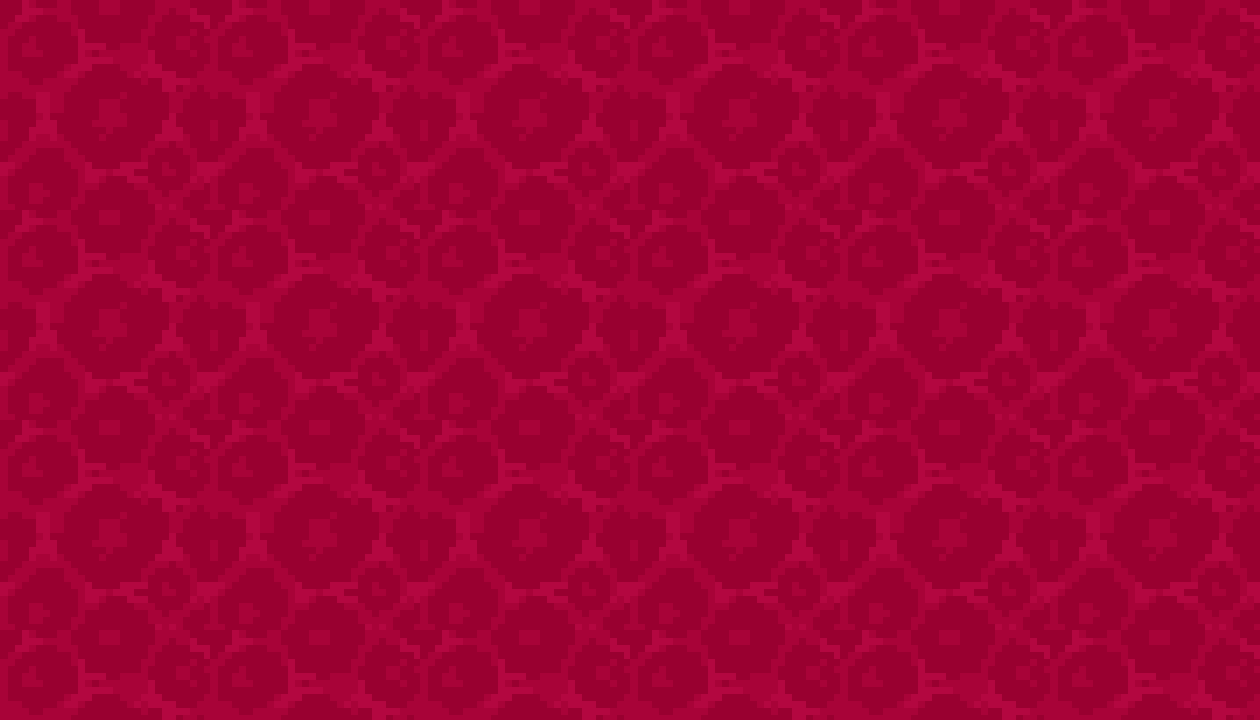

A level layout from a 2D game, rendered from its tile map. Below: a short description, then the map file with its tile-grid data intact:
An orthogonal 42x24 tile map with 30x30 px tiles, 1 tile layer (Camada de Tiles 1).

<map version="1.4" tiledversion="1.4.0" orientation="orthogonal" renderorder="right-down" width="42" height="24" tilewidth="30" tileheight="30" infinite="0" nextlayerid="2" nextobjectid="1">
 <tileset firstgid="1" source="map_extruded.tsx" />
 <layer id="1" name="Camada de Tiles 1" width="42" height="24">
  <data encoding="csv">
1,2,3,4,5,6,7,1,2,3,4,5,6,7,1,2,3,4,5,6,7,1,2,3,4,5,6,7,1,2,3,4,5,6,7,1,2,3,4,5,6,7,
8,9,10,11,12,13,14,8,9,10,11,12,13,14,8,9,10,11,12,13,14,8,9,10,11,12,13,14,8,9,10,11,12,13,14,8,9,10,11,12,13,14,
15,16,17,18,19,20,21,15,16,17,18,19,20,21,15,16,17,18,19,20,21,15,16,17,18,19,20,21,15,16,17,18,19,20,21,15,16,17,18,19,20,21,
22,23,24,25,26,27,28,22,23,24,25,26,27,28,22,23,24,25,26,27,28,22,23,24,25,26,27,28,22,23,24,25,26,27,28,22,23,24,25,26,27,28,
29,30,31,32,33,34,35,29,30,31,32,33,34,35,29,30,31,32,33,34,35,29,30,31,32,33,34,35,29,30,31,32,33,34,35,29,30,31,32,33,34,35,
36,37,38,39,40,41,42,36,37,38,39,40,41,42,36,37,38,39,40,41,42,36,37,38,39,40,41,42,36,37,38,39,40,41,42,36,37,38,39,40,41,42,
43,44,45,46,47,48,49,43,44,45,46,47,48,49,43,44,45,46,47,48,49,43,44,45,46,47,48,49,43,44,45,46,47,48,49,43,44,45,46,47,48,49,
1,2,3,4,5,6,7,1,2,3,4,5,6,7,1,2,3,4,5,6,7,1,2,3,4,5,6,7,1,2,3,4,5,6,7,1,2,3,4,5,6,7,
8,9,10,11,12,13,14,8,9,10,11,12,13,14,8,9,10,11,12,13,14,8,9,10,11,12,13,14,8,9,10,11,12,13,14,8,9,10,11,12,13,14,
15,16,17,18,19,20,21,15,16,17,18,19,20,21,15,16,17,18,19,20,21,15,16,17,18,19,20,21,15,16,17,18,19,20,21,15,16,17,18,19,20,21,
22,23,24,25,26,27,28,22,23,24,25,26,27,28,22,23,24,25,26,27,28,22,23,24,25,26,27,28,22,23,24,25,26,27,28,22,23,24,25,26,27,28,
29,30,31,32,33,34,35,29,30,31,32,33,34,35,29,30,31,32,33,34,35,29,30,31,32,33,34,35,29,30,31,32,33,34,35,29,30,31,32,33,34,35,
36,37,38,39,40,41,42,36,37,38,39,40,41,42,36,37,38,39,40,41,42,36,37,38,39,40,41,42,36,37,38,39,40,41,42,36,37,38,39,40,41,42,
43,44,45,46,47,48,49,43,44,45,46,47,48,49,43,44,45,46,47,48,49,43,44,45,46,47,48,49,43,44,45,46,47,48,49,43,44,45,46,47,48,49,
1,2,3,4,5,6,7,1,2,3,4,5,6,7,1,2,3,4,5,6,7,1,2,3,4,5,6,7,1,2,3,4,5,6,7,1,2,3,4,5,6,7,
8,9,10,11,12,13,14,8,9,10,11,12,13,14,8,9,10,11,12,13,14,8,9,10,11,12,13,14,8,9,10,11,12,13,14,8,9,10,11,12,13,14,
15,16,17,18,19,20,21,15,16,17,18,19,20,21,15,16,17,18,19,20,21,15,16,17,18,19,20,21,15,16,17,18,19,20,21,15,16,17,18,19,20,21,
22,23,24,25,26,27,28,22,23,24,25,26,27,28,22,23,24,25,26,27,28,22,23,24,25,26,27,28,22,23,24,25,26,27,28,22,23,24,25,26,27,28,
29,30,31,32,33,34,35,29,30,31,32,33,34,35,29,30,31,32,33,34,35,29,30,31,32,33,34,35,29,30,31,32,33,34,35,29,30,31,32,33,34,35,
36,37,38,39,40,41,42,36,37,38,39,40,41,42,36,37,38,39,40,41,42,36,37,38,39,40,41,42,36,37,38,39,40,41,42,36,37,38,39,40,41,42,
43,44,45,46,47,48,49,43,44,45,46,47,48,49,43,44,45,46,47,48,49,43,44,45,46,47,48,49,43,44,45,46,47,48,49,43,44,45,46,47,48,49,
1,2,3,4,5,6,7,1,2,3,4,5,6,7,1,2,3,4,5,6,7,1,2,3,4,5,6,7,1,2,3,4,5,6,7,1,2,3,4,5,6,7,
8,9,10,11,12,13,14,8,9,10,11,12,13,14,8,9,10,11,12,13,14,8,9,10,11,12,13,14,8,9,10,11,12,13,14,8,9,10,11,12,13,14,
15,16,17,18,19,20,21,15,16,17,18,19,20,21,15,16,17,18,19,20,21,15,16,17,18,19,20,21,15,16,17,18,19,20,21,15,16,17,18,19,20,21
</data>
 </layer>
</map>
